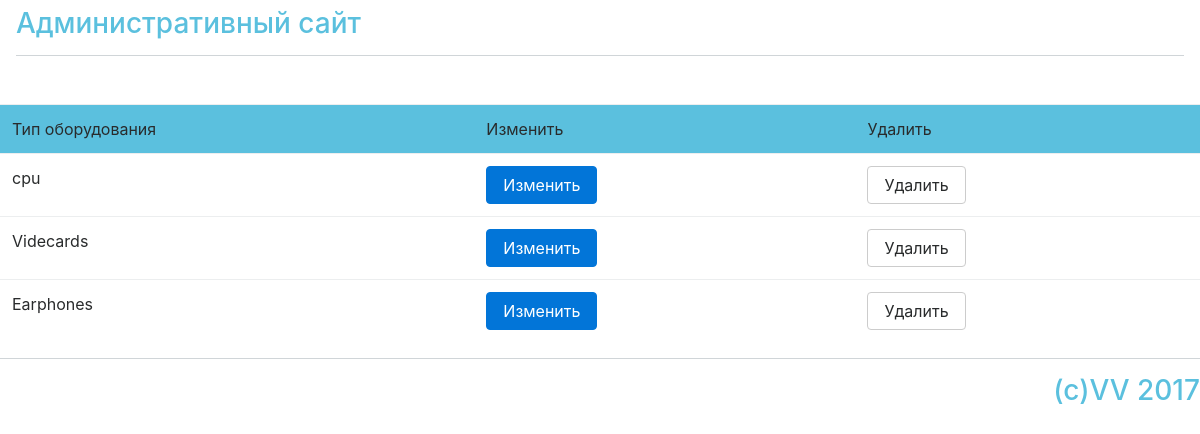
The app's page /type/ with its own data.
### database/models.py (models this page shows, shortened)
class Equipment_type(models.Model):
    et_id = models.AutoField(primary_key=True)
    et_name = models.CharField(max_length=50)
    class Meta:
        verbose_name = "Тип оборудования"
        verbose_name_plural = "Типы оборудований"

### database/views.py (the view)
# urls.py: url(r"^type/$", views.show_type, name="type"),
def show_type(request):
    type_list = Equipment_type.objects.all()
    return render(request, "type/show_type.html", locals())

### templates/type/show_type.html (shortened to what this page needs)
{% extends "base.html" %}
{% block content %}
    <div align="center">
    <table class="table table-hover">
    <thead class="bg-info">
        <tr>
            <td>Тип оборудования</td>
            <td>Изменить</td>
            <td>Удалить</td>
        </tr>
    </thead>
{% for type in type_list  %}
    <tr>
        <td>{{ type.et_name }}</td>
        <td><a href="{% url "edit_type" type.et_id %}" class="btn btn-primary" role="button">Изменить</a></td>
        <td><a href="{% url "delete_type" type.et_id %}" class="btn btn-secondary" role="button">Удалить</a></td>
    </tr>
{% endfor %}
</table>
</div>
{% endblock content %}

### records on screen
Equipment_type: et_name "cpu"
Equipment_type: et_name "Videcards"
Equipment_type: et_name "Earphones"
